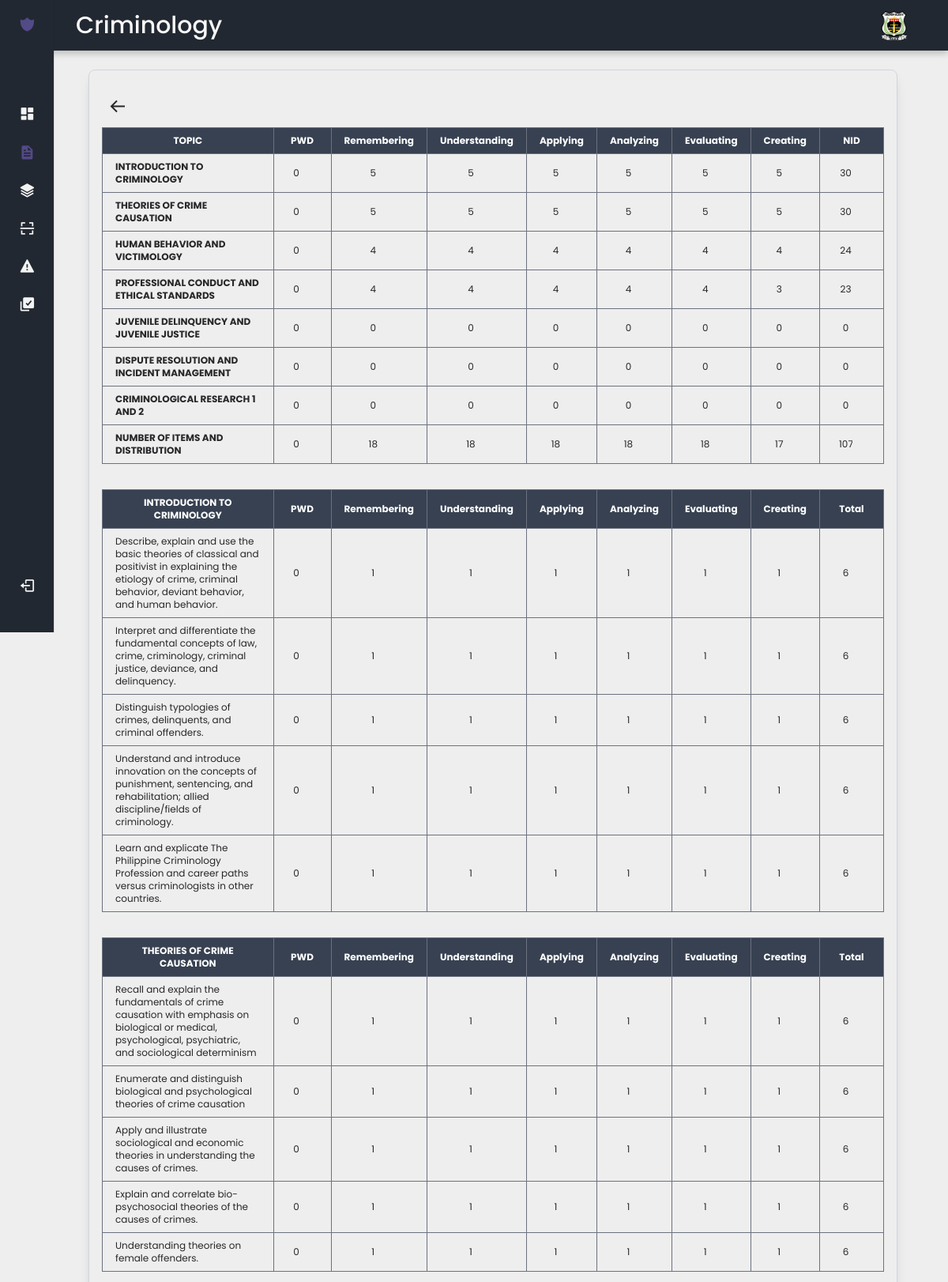
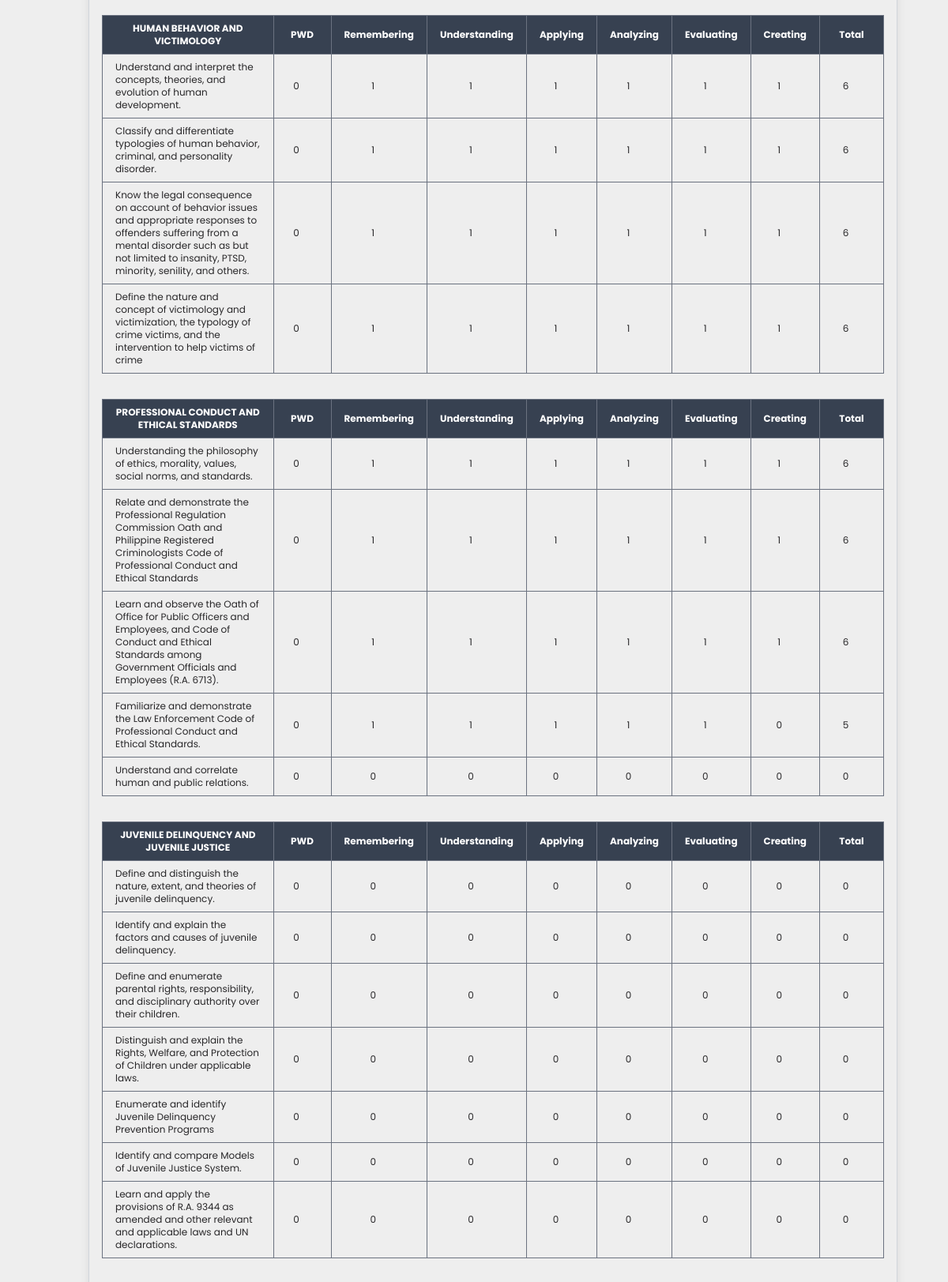
Page /masterfile/table-of-specification/update/167079/ (signed in, upper part) on the committed database (2 pictures, top to bottom).
### criminology/models.py (models this page shows, shortened)
class Topic(models.Model):
  id = models.AutoField(primary_key=True)
  subject_topic = models.ForeignKey(Subject, on_delete=models.CASCADE)
  topic_name = models.CharField(max_length=200)

class Subtopic(models.Model):
  id = models.AutoField(primary_key=True)
  topic_subtopic = models.ForeignKey(Topic, on_delete=models.CASCADE)
  subtopic_name = models.CharField(max_length=200)

### criminology/views.py (the view)
# urls.py: path('masterfile/table-of-specification/update/<int:group_id>/', views.table_of_specification_update, name='table_of_specification_update'),
@login_required(login_url='loginpage')
def table_of_specification_update(request, group_id):
    tos_entries = TableOfSpecification.objects.filter(group_id=group_id).select_related('subtopic', 'topic', 'subject')
    generated_question_ids = []
    topics = {}
    overall_totals = {
        'remembering': 0,
        'understanding': 0,
        'applying': 0,
        'analyzing': 0,
        'evaluating': 0,
        'creating': 0,
    }
    for entry in tos_entries:
        for category in overall_totals.keys():
            count = getattr(entry, category)
            overall_totals[category] += count
            subtopic = entry.subtopic
            topic = entry.topic
            subject = entry.subject
            available_questions = Questionnaire.objects.filter(
                subject=subject,
                topic=topic,
                subtopic=subtopic,
                category__category=category
            ).order_by('?')[:count]
            for question in available_questions:
                generated_question_ids.append(question.id)
            if topic.id not in topics:
                topics[topic.id] = {
                    'topic_name': topic.topic_name,
                    'totals': {cat: 0 for cat in overall_totals.keys()},
                    'subtopics': {},
                }
            topics[topic.id]['totals'][category] += count
            if subtopic.id not in topics[topic.id]['subtopics']:
                topics[topic.id]['subtopics'][subtopic.id] = {
                    'subtopic_name': subtopic.subtopic_name,
                    'totals': {cat: 0 for cat in overall_totals.keys()}
                }
            topics[topic.id]['subtopics'][subtopic.id]['totals'][category] += count
    for topic in topics.values():
        topic['total_generated'] = sum(topic['totals'].values())
        for subtopic in topic['subtopics'].values():
            subtopic['total_generated'] = sum(subtopic['totals'].values())
    overall_total = sum(overall_totals.values())
    context = {
        'primary_keys': generated_question_ids,
        'total_generated_questions': len(generated_question_ids),
        'group_id': group_id,
        'topics': topics.values(),
        'overall_totals': overall_totals,
        'overall_total': overall_total
    }
    return render(request, 'assets/masterfiletosupdate.html', context)

### templates/assets/masterfiletosupdate.html (shortened to what this page needs)
{% extends "base.html" %}
{% load static %}
{% block content %}
<div id="cardtext" class="p-4 py-6 border border-gray-300 rounded-lg shadow-lg m-4">
    <div class="text-2xl cursor-pointer py-2 mx-2 w-8 transform hover:scale-110" id="cardtext">
        <button onclick="history.back()">
          <i class='bx bx-arrow-back'></i>
        </button>
    </div>
    <form method="POST" action="
    {% comment %} {% url 'table_of_secificationupdate' group_id %} {% endcomment %}
    ">
        <div class="overflow-x-auto space-y-8 text-xs">
            <table class="min-w-full border-collapse border border-gray-500 mb-4" id="myTable">
                <thead class="bg-gray-700 text-white ">
                    <tr>
                        <th class="border border-gray-500 px-4 py-2 text-center">TOPIC</th>
                        <th class="border border-gray-500 px-4 py-2 text-center">PWD</th>
                        <th class="border border-gray-500 px-4 py-2 text-center">Remembering</th>
                        <th class="border border-gray-500 px-4 py-2 text-center">Understanding</th>
                        <th class="border border-gray-500 px-4 py-2 text-center">Applying</th>
                        <th class="border border-gray-500 px-4 py-2 text-center">Analyzing</th>
                        <th class="border border-gray-500 px-4 py-2 text-center">Evaluating</th>
                        <th class="border border-gray-500 px-4 py-2 text-center">Creating</th>
                        <th class="border border-gray-500 px-4 py-2 text-center">NID</th>
                    </tr>
                </thead>
                <tbody>
                    {% for topic in topics %}
                    <tr class="text-center">
                        <td class="border border-gray-500 px-4 py-2 text-left font-bold">{{ topic.topic_name }}</td>
                        <td class="border border-gray-500 px-4 py-2">
                            <input type="number" name="pwd_{{ topic.id }}" value="0" class="bg-transparent text-center w-10" readonly/>
                        </td>
                        <td class="border border-gray-500 px-4 py-2">
                            <input type="number" name="remembering_s{{ topic.id }}" value="{{ topic.totals.remembering }}" class="bg-transparent text-center w-12 px-2" readonly/>
                        </td>
                        <td class="border border-gray-500 px-4 py-2">
                            <input type="number" name="understanding_{{ topic.id }}" value="{{ topic.totals.understanding }}" class="bg-transparent text-center w-12 px-2" readonly/>
                        </td>
                        <td class="border border-gray-500 px-4 py-2">
                            <input type="number" name="applying_{{ topic.id }}" value="{{ topic.totals.applying }}" class="bg-transparent text-center w-12 px-2" readonly/>
                        </td>
                        <td class="border border-gray-500 px-4 py-2">
                            <input type="number" name="analyzing_{{ topic.id }}" value="{{ topic.totals.analyzing }}" class="bg-transparent text-center w-12 px-2" readonly/>
                        </td>
                        <td class="border border-gray-500 px-4 py-2">
                            <input type="number" name="evaluating_{{ topic.id }}" value="{{ topic.totals.evaluating }}" class="bg-transparent text-center w-12 px-2" readonly/>
                        </td>
                        <td class="border border-gray-500 px-4 py-2">
                            <input type="number" name="creating_{{ topic.id }}" value="{{ topic.totals.creating }}" class="bg-transparent text-center w-12 px-2" readonly/>
                        </td>
                        <td class="border border-gray-500 px-4 py-2">
                            <input type="number" name="total_{{ topic.id }}" value="{{ topic.total_generated }}" class="bg-transparent text-center w-12" readonly/>
                        </td>
                    </tr>
                    {% endfor %}
                    <tr class="text-center">
                        <td class="border border-gray-500 px-4 py-2 text-left font-bold">NUMBER OF ITEMS AND DISTRIBUTION</td>
                        <td class="border border-gray-500 px-4 py-2">
                            <input type="number" name="pwd_cat_update" id="totalPwd" value="0" class="bg-transparent text-center w-10" disabled/>
                        </td>
                        <td class="border border-gray-500 px-4 py-2">
                            <input type="number" name="remembering_cat" id="totalRemembering" value="{{overall_totals.remembering}}" class="bg-transparent text-center w-12 px-2" disabled/>
                        </td>
                        <td class="border border-gray-500 px-4 py-2">
                            <input type="number" name="understanding_cat" id="totalUnderstanding" value="{{overall_totals.understanding}}" class="bg-transparent text-center w-12 px-2" disabled/>
                        </td>
                        <td class="border border-gray-500 px-4 py-2">
                            <input type="number" name="applying_cat" id="totalApplying" value="{{overall_totals.applying}}" class="bg-transparent text-center w-12 px-2" disabled/>
                        </td>
                        <td class="border border-gray-500 px-4 py-2">
                            <input type="number" name="analyzing_cat" id="totalAnalyzing" value="{{overall_totals.analyzing}}" class="bg-transparent text-center w-12 px-2" disabled/>
                        </td>
                        <td class="border border-gray-500 px-4 py-2">
                            <input type="number" name="evaluating_cat" id="totalEvaluating" value="{{overall_totals.evaluating}}" class="bg-transparent text-center w-12 px-2" disabled/>
                        </td>
                        <td class="border border-gray-500 px-4 py-2">
                            <input type="number" name="creating_cat" id="totalCreating" value="{{overall_totals.creating}}" class="bg-transparent text-center w-12 px-2" disabled/>
                        </td>
                        <td class="border border-gray-500 px-4 py-2">
                            <input type="number" name="totals_cat" id="totalOverall" value="{{overall_total}}" class="bg-transparent text-center w-12 px-2" disabled />
                        </td>
                    </tr>
                </tbody>
            </table>
            {% for topic in topics %}
            <table class="min-w-full border-collapse border border-gray-500 mb-4">
                <thead class="bg-gray-700 text-white ">
                    <tr>
                        <th class="border border-gray-500 px-4 py-2 text-center">{{ topic.topic_name }}</th>
                        <th class="border border-gray-500 px-4 py-2 text-center">PWD</th>
                        <th class="border border-gray-500 px-4 py-2 text-center">Remembering</th>
                        <th class="border border-gray-500 px-4 py-2 text-center">Understanding</th>
                        <th class="border border-gray-500 px-4 py-2 text-center">Applying</th>
                        <th class="border border-gray-500 px-4 py-2 text-center">Analyzing</th>
                        <th class="border border-gray-500 px-4 py-2 text-center">Evaluating</th>
                        <th class="border border-gray-500 px-4 py-2 text-center">Creating</th>
                        <th class="border border-gray-500 px-4 py-2 text-center">Total</th>
                    </tr>
                </thead>
                <tbody>
                    {% for subtopic in topic.subtopics.values %}
                    <tr class="text-center">
                        <td class="border border-gray-500 px-4 py-2 text-left">{{ subtopic.subtopic_name }}</td>
                        <td class="border border-gray-500 px-4 py-2">
                            <input type="number" name="subtopic_pwd_{{ subtopic.id }}" value="0" class="bg-transparent text-center w-10" />
                        </td>
                        <td class="border border-gray-500 px-4 py-2">
                            <input type="number" name="subtopic_remembering_{{ subtopic.id }}" value="{{ subtopic.totals.remembering }}" class="bg-transparent text-center w-12 px-2" />
                        </td>
                        <td class="border border-gray-500 px-4 py-2">
                            <input type="number" name="subtopic_understanding_{{ subtopic.id }}" value="{{ subtopic.totals.understanding }}" class="bg-transparent text-center w-12 px-2" />
                        </td>
                        <td class="border border-gray-500 px-4 py-2">
                            <input type="number" name="subtopic_applying_{{ subtopic.id }}" value="{{ subtopic.totals.applying }}" class="bg-transparent text-center w-12 px-2" />
                        </td>
                        <td class="border border-gray-500 px-4 py-2">
                            <input type="number" name="subtopic_analyzing_{{ subtopic.id }}" value="{{ subtopic.totals.analyzing }}" class="bg-transparent text-center w-12 px-2" />
                        </td>
                        <td class="border border-gray-500 px-4 py-2">
                            <input type="number" name="subtopic_evaluating_{{ subtopic.id }}" value="{{ subtopic.totals.evaluating }}" class="bg-transparent text-center w-12 px-2" />
                        </td>
                        <td class="border border-gray-500 px-4 py-2">
                            <input type="number" name="subtopic_creating_{{ subtopic.id }}" value="{{ subtopic.totals.creating }}" class="bg-transparent text-center w-12 px-2" />
                        </td>
                        <td class="border border-gray-500 px-4 py-2">
                            <input type="number" name="subtopic_total_{{ subtopic.id }}" value="{{ subtopic.total_generated }}" class="bg-transparent text-center w-12 px-2" id="subtopic_total_{{ subtopic.id }}" />
                        </td>
                    </tr>
                    {% endfor %}
                </tbody>
            </table>
            {% endfor %}
        </div>
    </form>
</div>
{% endblock %}

### static/css/main.css (style rules this page uses)
:root { --header-height: 3.5rem; --nav-width: 219px; --buttons-color: #534a88; --title-color: #F9F7F7; --text-color-light: #f3f3f3; --nav__dropdown-collapse:#2a313b; --text-color-dark: #282729; --body-color: #EEEEEE; --container-color: #222831; --body-font: 'Poppins', sans-serif; --normal-font-size: .938rem; --small-font-size: .75rem; --smaller-font-size: .75rem; --font-medium: 500; --font-semi-bold: 600; --font-large: 700; --z-fixed: 100; }
@media screen and (min-width: 1024px) { :root { --normal-font-size: 1rem; --small-font-size: .875rem; --smaller-font-size: .813rem; } }
#body { margin: var(--header-height) 0 0 0; padding: 1rem 1rem 0; font-family: var(--body-font); font-size: var(--normal-font-size); background-color: var(--body-color); color: var(--title-color); }
#restricted_header, #restrict_text , #restrict_body, #cardtext { color: var(--text-color-dark); }
@media screen and (min-width: 768px) { #body { padding: 1rem 3rem 0 6rem; } }

### rows in the picture
Topic: topic_name "INTRODUCTION TO CRIMINOLOGY", topic_name "INTRODUCTION TO CRIMINOLOGY"
Topic: topic_name "THEORIES OF CRIME CAUSATION", topic_name "THEORIES OF CRIME CAUSATION"
Topic: topic_name "HUMAN BEHAVIOR AND VICTIMOLOGY", topic_name "HUMAN BEHAVIOR AND VICTIMOLOGY"
Topic: topic_name "PROFESSIONAL CONDUCT AND ETHICAL STANDARDS", topic_name "PROFESSIONAL CONDUCT AND ETHICAL STANDARDS"
Topic: topic_name "JUVENILE DELINQUENCY AND JUVENILE JUSTICE", topic_name "JUVENILE DELINQUENCY AND JUVENILE JUSTICE"
Topic: topic_name "DISPUTE RESOLUTION AND INCIDENT MANAGEMENT"
Topic: topic_name "CRIMINOLOGICAL RESEARCH 1 AND 2"
Subtopic: subtopic_name "Describe, explain and use the basic theories of classical and positivist in explaining the etiology of crime, criminal behavior, deviant behavior, and human behavior."
Subtopic: subtopic_name "Interpret and differentiate the fundamental concepts of law, crime, criminology, criminal justice, deviance, and delinquency."
Subtopic: subtopic_name "Distinguish typologies of crimes, delinquents, and criminal offenders."
Subtopic: subtopic_name "Understand and introduce innovation on the concepts of punishment, sentencing, and rehabilitation; allied discipline/fields of criminology."
Subtopic: subtopic_name "Learn and explicate The Philippine Criminology Profession and career paths versus criminologists in other countries."
Subtopic: subtopic_name "Recall and explain the fundamentals of crime causation with emphasis on biological or medical, psychological, psychiatric, and sociological determinism"
Subtopic: subtopic_name "Enumerate and distinguish biological and psychological theories of crime causation"
Subtopic: subtopic_name "Apply and illustrate sociological and economic theories in understanding the causes of crimes."
Subtopic: subtopic_name "Explain and correlate bio-psychosocial theories of the causes of crimes."
Subtopic: subtopic_name "Understanding theories on female offenders."
Subtopic: subtopic_name "Understand and interpret the concepts, theories, and evolution of human development."
Subtopic: subtopic_name "Classify and differentiate typologies of human behavior, criminal, and personality disorder."
Subtopic: subtopic_name "Know the legal consequence on account of behavior issues and appropriate responses to offenders suffering from a mental disorder such as but not limited to insanity, PTSD, minority, senility, and others."
Subtopic: subtopic_name "Define the nature and concept of victimology and victimization, the typology of crime victims, and the intervention to help victims of crime"
Subtopic: subtopic_name "Understanding the philosophy of ethics, morality, values, social norms, and standards."
Subtopic: subtopic_name "Relate and demonstrate the Professional Regulation Commission Oath and Philippine Registered Criminologists Code of Professional Conduct and Ethical Standards"
Subtopic: subtopic_name "Learn and observe the Oath of Office for Public Officers and Employees, and Code of Conduct and Ethical Standards among Government Officials and Employees (R.A. 6713)."
Subtopic: subtopic_name "Familiarize and demonstrate the Law Enforcement Code of Professional Conduct and Ethical Standards."
Subtopic: subtopic_name "Understand and correlate human and public relations."
Subtopic: subtopic_name "Define and distinguish the nature, extent, and theories of juvenile delinquency."
Subtopic: subtopic_name "Identify and explain the factors and causes of juvenile delinquency."
Subtopic: subtopic_name "Define and enumerate parental rights, responsibility, and disciplinary authority over their children."
Subtopic: subtopic_name "Distinguish and explain the Rights, Welfare, and Protection of Children under applicable laws."
Subtopic: subtopic_name "Enumerate and identify Juvenile Delinquency Prevention Programs"
Subtopic: subtopic_name "Identify and compare Models of Juvenile Justice System."
Subtopic: subtopic_name "Learn and apply the provisions of R.A. 9344 as amended and other relevant and applicable laws and UN declarations."
